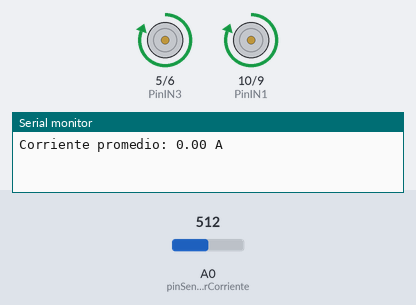
Simulated run of this sketch. Board: Arduino Uno, built with avr-gcc and run on an emulated ATmega328P. On the bench: motor-driver pin pairs drawn as motors (green arrow = first pin HIGH = forward, orange = second pin HIGH = backward, longer = more drive), the last lines printed to the serial monitor. The test bench sets the inputs (shaded band); at power-on: A0 (pinSensorCorriente) = 512.

Above: at 1.2 s.
1.3 s: A0 (pinSensorCorriente) set to 500
At 4.2 s:
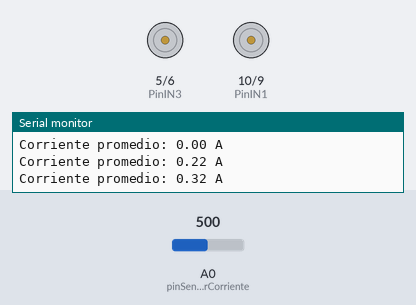
Timing chart, 0 to 10.3 s (numbered marks = the images above; inputs shaded):
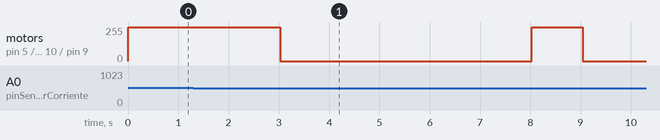

Measured:
- the behaviour switches between 501 and 500 on A0 (pinSensorCorriente) (found by bisection; images 0 and 1)
- after the input at 1.3 s, motor on pin 5 (PinIN3) / pin 6 (PinIN4), motor on pin 10 (PinIN1) / pin 9 (PinIN2): forward 255/255 → stopped after 1.7 s, → forward 255/255 5.0 s later, → stopped 1.0 s later

The sketch:

medir_corriente.ino
```cpp
#define pinSensorCorriente A0

const int periodoMuestreo = 1000;
unsigned long tiempoPasado = 0;
float corrienteSuma = 0.0;
unsigned long conteoMuestreo = 0;
float corrientePromedio = 0.0;

const int PinIN1 = 10;
const int PinIN2 = 9;
const int PinIN3 = 5;
const int PinIN4 = 6;

void setup() {
  // inicializar la comunicación serial a 9600 bits por segundo:
  Serial.begin(9600);
  // configuramos los pines como salida
  pinMode(PinIN1, OUTPUT);
  pinMode(PinIN2, OUTPUT);
  pinMode(PinIN3, OUTPUT);
  pinMode(PinIN4, OUTPUT);
}

void loop() {
  Adelante();
  if (millis() - tiempoPasado <= periodoMuestreo) {
    conteoMuestreo++;
    unsigned int corrienteMedida = analogRead(pinSensorCorriente);
    float tensionCorriente = (float)corrienteMedida/1024.0 * 5.0;
    //if(tensionCorriente >= 0) {
      float corriente = (2.5 - tensionCorriente)/0.185;
      //Serial.println(corriente);
      corrienteSuma += corriente;
      delay(10);
    //}
  }
  else {
    corrientePromedio = (float)corrienteSuma/(float)conteoMuestreo;
    Serial.print("Corriente promedio: "); Serial.print(corrientePromedio); Serial.println(" A");
    if(corrientePromedio >= 0.3) {
      MotorStop();
      delay(5000);
    }
    corrienteSuma = 0.0;
    conteoMuestreo = 0;
    corrientePromedio = 0.0;
    tiempoPasado = millis();
  }
}


//función para girar el motor en sentido horario
void Adelante()
{
  digitalWrite (PinIN1, HIGH);
  digitalWrite (PinIN2, LOW);
  digitalWrite (PinIN3, HIGH);
  digitalWrite (PinIN4, LOW);
}
//función para girar el motor en sentido antihorario
void Atras()
{
  digitalWrite (PinIN1, LOW);
  digitalWrite (PinIN2, HIGH);
  digitalWrite (PinIN3, LOW);
  digitalWrite (PinIN4, HIGH);
}

//función para apagar el motor
void MotorStop()
{
  digitalWrite (PinIN1, LOW);
  digitalWrite (PinIN2, LOW);
  digitalWrite (PinIN3, LOW);
  digitalWrite (PinIN4, LOW);
}
```
